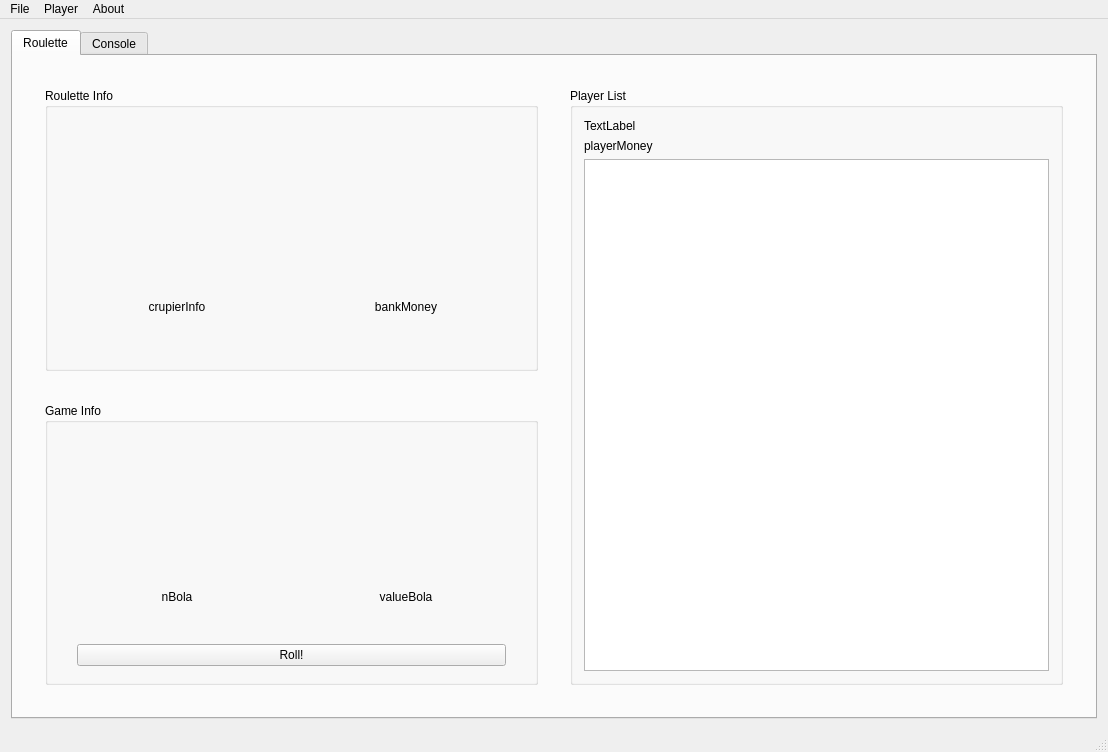
<?xml version="1.0" encoding="UTF-8"?>
<ui version="4.0">
 <class>MainWindow</class>
 <widget class="QMainWindow" name="MainWindow">
  <property name="geometry">
   <rect>
    <x>0</x>
    <y>0</y>
    <width>1108</width>
    <height>752</height>
   </rect>
  </property>
  <property name="windowTitle">
   <string>Project: Casino Royale</string>
  </property>
  <widget class="QWidget" name="centralWidget">
   <layout class="QGridLayout" name="gridLayout_2">
    <item row="0" column="1">
     <widget class="QTabWidget" name="tabWidget">
      <property name="currentIndex">
       <number>0</number>
      </property>
      <widget class="QWidget" name="rouletteTab">
       <attribute name="title">
        <string>Roulette</string>
       </attribute>
       <layout class="QHBoxLayout" name="horizontalLayout" stretch="0,0">
        <property name="spacing">
         <number>32</number>
        </property>
        <property name="leftMargin">
         <number>32</number>
        </property>
        <property name="topMargin">
         <number>32</number>
        </property>
        <property name="rightMargin">
         <number>32</number>
        </property>
        <property name="bottomMargin">
         <number>32</number>
        </property>
        <item>
         <widget class="QWidget" name="group0" native="true">
          <layout class="QVBoxLayout" name="verticalLayout_2">
           <property name="spacing">
            <number>32</number>
           </property>
           <property name="leftMargin">
            <number>0</number>
           </property>
           <property name="topMargin">
            <number>0</number>
           </property>
           <property name="rightMargin">
            <number>0</number>
           </property>
           <property name="bottomMargin">
            <number>0</number>
           </property>
           <item>
            <widget class="QGroupBox" name="rouletteInfo">
             <property name="title">
              <string>Roulette Info</string>
             </property>
             <layout class="QGridLayout" name="gridLayout">
              <property name="leftMargin">
               <number>0</number>
              </property>
              <property name="topMargin">
               <number>16</number>
              </property>
              <property name="rightMargin">
               <number>0</number>
              </property>
              <property name="bottomMargin">
               <number>0</number>
              </property>
              <property name="spacing">
               <number>0</number>
              </property>
              <item row="1" column="1">
               <widget class="QLabel" name="bankMoney">
                <property name="text">
                 <string>bankMoney</string>
                </property>
                <property name="alignment">
                 <set>Qt::AlignCenter</set>
                </property>
               </widget>
              </item>
              <item row="1" column="0">
               <widget class="QLabel" name="crupierInfo">
                <property name="text">
                 <string>crupierInfo</string>
                </property>
                <property name="alignment">
                 <set>Qt::AlignCenter</set>
                </property>
               </widget>
              </item>
              <item row="0" column="1">
               <widget class="QLabel" name="label_3">
                <property name="sizePolicy">
                 <sizepolicy hsizetype="Fixed" vsizetype="Fixed">
                  <horstretch>0</horstretch>
                  <verstretch>0</verstretch>
                 </sizepolicy>
                </property>
                <property name="maximumSize">
                 <size>
                  <width>200</width>
                  <height>200</height>
                 </size>
                </property>
                <property name="text">
                 <string/>
                </property>
                <property name="pixmap">
                 <pixmap resource="res.qrc">:/resources/images/bank.png</pixmap>
                </property>
                <property name="scaledContents">
                 <bool>true</bool>
                </property>
               </widget>
              </item>
              <item row="0" column="0">
               <widget class="QLabel" name="crupierPic">
                <property name="sizePolicy">
                 <sizepolicy hsizetype="Fixed" vsizetype="Fixed">
                  <horstretch>0</horstretch>
                  <verstretch>0</verstretch>
                 </sizepolicy>
                </property>
                <property name="minimumSize">
                 <size>
                  <width>0</width>
                  <height>0</height>
                 </size>
                </property>
                <property name="maximumSize">
                 <size>
                  <width>200</width>
                  <height>200</height>
                 </size>
                </property>
                <property name="text">
                 <string/>
                </property>
                <property name="pixmap">
                 <pixmap resource="res.qrc">:/resources/images/crupier.png</pixmap>
                </property>
                <property name="scaledContents">
                 <bool>true</bool>
                </property>
                <property name="alignment">
                 <set>Qt::AlignCenter</set>
                </property>
               </widget>
              </item>
             </layout>
            </widget>
           </item>
           <item>
            <widget class="QGroupBox" name="gameInfo">
             <property name="title">
              <string>Game Info</string>
             </property>
             <layout class="QGridLayout" name="gridLayout_4">
              <property name="leftMargin">
               <number>0</number>
              </property>
              <property name="topMargin">
               <number>32</number>
              </property>
              <property name="rightMargin">
               <number>0</number>
              </property>
              <property name="bottomMargin">
               <number>16</number>
              </property>
              <property name="spacing">
               <number>0</number>
              </property>
              <item row="3" column="0">
               <widget class="QLabel" name="nBola">
                <property name="text">
                 <string>nBola</string>
                </property>
                <property name="alignment">
                 <set>Qt::AlignCenter</set>
                </property>
               </widget>
              </item>
              <item row="3" column="1">
               <widget class="QLabel" name="valueBola">
                <property name="text">
                 <string>valueBola</string>
                </property>
                <property name="alignment">
                 <set>Qt::AlignCenter</set>
                </property>
               </widget>
              </item>
              <item row="0" column="0">
               <widget class="QLabel" name="label">
                <property name="sizePolicy">
                 <sizepolicy hsizetype="Fixed" vsizetype="Fixed">
                  <horstretch>0</horstretch>
                  <verstretch>0</verstretch>
                 </sizepolicy>
                </property>
                <property name="minimumSize">
                 <size>
                  <width>50</width>
                  <height>50</height>
                 </size>
                </property>
                <property name="maximumSize">
                 <size>
                  <width>200</width>
                  <height>200</height>
                 </size>
                </property>
                <property name="text">
                 <string/>
                </property>
                <property name="pixmap">
                 <pixmap resource="res.qrc">:/resources/images/lancelot.png</pixmap>
                </property>
                <property name="scaledContents">
                 <bool>true</bool>
                </property>
               </widget>
              </item>
              <item row="0" column="1">
               <widget class="QLabel" name="label_2">
                <property name="sizePolicy">
                 <sizepolicy hsizetype="Fixed" vsizetype="Fixed">
                  <horstretch>0</horstretch>
                  <verstretch>0</verstretch>
                 </sizepolicy>
                </property>
                <property name="minimumSize">
                 <size>
                  <width>0</width>
                  <height>0</height>
                 </size>
                </property>
                <property name="maximumSize">
                 <size>
                  <width>200</width>
                  <height>200</height>
                 </size>
                </property>
                <property name="text">
                 <string/>
                </property>
                <property name="pixmap">
                 <pixmap resource="res.qrc">:/resources/images/ball.png</pixmap>
                </property>
                <property name="scaledContents">
                 <bool>true</bool>
                </property>
               </widget>
              </item>
              <item row="5" column="0" colspan="2">
               <widget class="QPushButton" name="roll">
                <property name="sizePolicy">
                 <sizepolicy hsizetype="Expanding" vsizetype="Fixed">
                  <horstretch>0</horstretch>
                  <verstretch>0</verstretch>
                 </sizepolicy>
                </property>
                <property name="text">
                 <string>Roll!</string>
                </property>
                <property name="iconSize">
                 <size>
                  <width>200</width>
                  <height>16</height>
                 </size>
                </property>
               </widget>
              </item>
             </layout>
            </widget>
           </item>
          </layout>
         </widget>
        </item>
        <item>
         <widget class="QGroupBox" name="group1">
          <property name="title">
           <string>Player List</string>
          </property>
          <layout class="QVBoxLayout" name="verticalLayout">
           <item>
            <widget class="QLabel" name="playerNumber">
             <property name="text">
              <string>TextLabel</string>
             </property>
            </widget>
           </item>
           <item>
            <widget class="QLabel" name="playerMoney">
             <property name="text">
              <string>playerMoney</string>
             </property>
            </widget>
           </item>
           <item>
            <widget class="QListWidget" name="playerOutput">
             <property name="sizePolicy">
              <sizepolicy hsizetype="Minimum" vsizetype="Expanding">
               <horstretch>0</horstretch>
               <verstretch>0</verstretch>
              </sizepolicy>
             </property>
             <property name="maximumSize">
              <size>
               <width>16777215</width>
               <height>16777215</height>
              </size>
             </property>
             <property name="spacing">
              <number>2</number>
             </property>
             <property name="currentRow">
              <number>-1</number>
             </property>
            </widget>
           </item>
          </layout>
         </widget>
        </item>
       </layout>
      </widget>
      <widget class="QWidget" name="consoleTab">
       <attribute name="title">
        <string>Console</string>
       </attribute>
       <layout class="QGridLayout" name="gridLayout_3">
        <item row="0" column="0">
         <widget class="QTextBrowser" name="consoleOutput">
          <property name="lineWidth">
           <number>3</number>
          </property>
          <property name="lineWrapMode">
           <enum>QTextEdit::WidgetWidth</enum>
          </property>
         </widget>
        </item>
       </layout>
      </widget>
     </widget>
    </item>
   </layout>
  </widget>
  <widget class="QStatusBar" name="statusBar"/>
  <widget class="QMenuBar" name="menuBar">
   <property name="geometry">
    <rect>
     <x>0</x>
     <y>0</y>
     <width>1108</width>
     <height>20</height>
    </rect>
   </property>
   <widget class="QMenu" name="menuFile">
    <property name="title">
     <string>File</string>
    </property>
    <addaction name="actionLoad_players"/>
    <addaction name="actionSave_Players"/>
    <addaction name="separator"/>
    <addaction name="actionExit"/>
   </widget>
   <widget class="QMenu" name="menuPlayer">
    <property name="title">
     <string>Player</string>
    </property>
    <addaction name="actionAdd_Player"/>
    <addaction name="actionDelete_Player"/>
    <addaction name="separator"/>
    <addaction name="actionDetails"/>
   </widget>
   <widget class="QMenu" name="menuAbout">
    <property name="title">
     <string>About</string>
    </property>
    <addaction name="actionAbout_this_app"/>
   </widget>
   <addaction name="menuFile"/>
   <addaction name="menuPlayer"/>
   <addaction name="menuAbout"/>
  </widget>
  <action name="actionLoad_players">
   <property name="text">
    <string>Load Players</string>
   </property>
  </action>
  <action name="actionSave_Players">
   <property name="text">
    <string>Save Players</string>
   </property>
  </action>
  <action name="actionAdd_Player">
   <property name="text">
    <string>Add Player</string>
   </property>
  </action>
  <action name="actionDelete_Player">
   <property name="text">
    <string>Delete Player</string>
   </property>
  </action>
  <action name="actionDetails">
   <property name="text">
    <string>Details...</string>
   </property>
  </action>
  <action name="actionExit">
   <property name="text">
    <string>Exit</string>
   </property>
  </action>
  <action name="actionAbout_this_app">
   <property name="text">
    <string>About this app</string>
   </property>
  </action>
 </widget>
 <layoutdefault spacing="6" margin="11"/>
 <resources>
  <include location="res.qrc"/>
 </resources>
 <connections/>
</ui>
